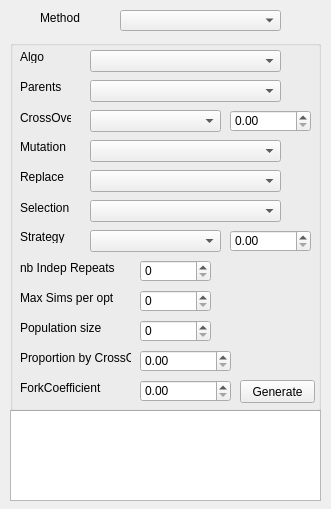
<?xml version="1.0" encoding="UTF-8"?>
<ui version="4.0">
 <class>optSelect</class>
 <widget class="QWidget" name="optSelect">
  <property name="geometry">
   <rect>
    <x>0</x>
    <y>0</y>
    <width>331</width>
    <height>509</height>
   </rect>
  </property>
  <property name="windowTitle">
   <string>Form</string>
  </property>
  <widget class="QComboBox" name="comboBoxOptimizer">
   <property name="geometry">
    <rect>
     <x>120</x>
     <y>10</y>
     <width>161</width>
     <height>21</height>
    </rect>
   </property>
  </widget>
  <widget class="QLabel" name="label">
   <property name="geometry">
    <rect>
     <x>40</x>
     <y>10</y>
     <width>61</width>
     <height>16</height>
    </rect>
   </property>
   <property name="text">
    <string>Method</string>
   </property>
  </widget>
  <widget class="QPlainTextEdit" name="plainTextEdit">
   <property name="geometry">
    <rect>
     <x>10</x>
     <y>410</y>
     <width>311</width>
     <height>91</height>
    </rect>
   </property>
  </widget>
  <widget class="QGroupBox" name="groupBox">
   <property name="geometry">
    <rect>
     <x>10</x>
     <y>40</y>
     <width>311</width>
     <height>371</height>
    </rect>
   </property>
   <property name="title">
    <string/>
   </property>
   <widget class="QDoubleSpinBox" name="doubleSpinBoxParamCrossOver">
    <property name="geometry">
     <rect>
      <x>220</x>
      <y>70</y>
      <width>81</width>
      <height>22</height>
     </rect>
    </property>
   </widget>
   <widget class="QComboBox" name="comboBox6Selection">
    <property name="geometry">
     <rect>
      <x>80</x>
      <y>160</y>
      <width>191</width>
      <height>22</height>
     </rect>
    </property>
   </widget>
   <widget class="QComboBox" name="comboBox1Algo">
    <property name="geometry">
     <rect>
      <x>80</x>
      <y>10</y>
      <width>191</width>
      <height>22</height>
     </rect>
    </property>
   </widget>
   <widget class="QComboBox" name="comboBox5Replace">
    <property name="geometry">
     <rect>
      <x>80</x>
      <y>130</y>
      <width>191</width>
      <height>22</height>
     </rect>
    </property>
   </widget>
   <widget class="QComboBox" name="comboBox4Mutation">
    <property name="geometry">
     <rect>
      <x>80</x>
      <y>100</y>
      <width>191</width>
      <height>22</height>
     </rect>
    </property>
   </widget>
   <widget class="QComboBox" name="comboBox3CrossOver">
    <property name="geometry">
     <rect>
      <x>80</x>
      <y>70</y>
      <width>131</width>
      <height>22</height>
     </rect>
    </property>
   </widget>
   <widget class="QComboBox" name="comboBox2Parents">
    <property name="geometry">
     <rect>
      <x>80</x>
      <y>40</y>
      <width>191</width>
      <height>22</height>
     </rect>
    </property>
   </widget>
   <widget class="QLabel" name="label_2">
    <property name="geometry">
     <rect>
      <x>10</x>
      <y>10</y>
      <width>46</width>
      <height>13</height>
     </rect>
    </property>
    <property name="text">
     <string>Algo</string>
    </property>
   </widget>
   <widget class="QLabel" name="label_3">
    <property name="geometry">
     <rect>
      <x>10</x>
      <y>40</y>
      <width>46</width>
      <height>13</height>
     </rect>
    </property>
    <property name="text">
     <string>Parents</string>
    </property>
   </widget>
   <widget class="QLabel" name="label_4">
    <property name="geometry">
     <rect>
      <x>10</x>
      <y>70</y>
      <width>51</width>
      <height>16</height>
     </rect>
    </property>
    <property name="text">
     <string>CrossOver</string>
    </property>
   </widget>
   <widget class="QLabel" name="label_5">
    <property name="geometry">
     <rect>
      <x>10</x>
      <y>100</y>
      <width>46</width>
      <height>13</height>
     </rect>
    </property>
    <property name="text">
     <string>Mutation</string>
    </property>
   </widget>
   <widget class="QLabel" name="label_6">
    <property name="geometry">
     <rect>
      <x>10</x>
      <y>130</y>
      <width>46</width>
      <height>13</height>
     </rect>
    </property>
    <property name="text">
     <string>Replace</string>
    </property>
   </widget>
   <widget class="QLabel" name="label_7">
    <property name="geometry">
     <rect>
      <x>10</x>
      <y>160</y>
      <width>51</width>
      <height>16</height>
     </rect>
    </property>
    <property name="text">
     <string>Selection</string>
    </property>
   </widget>
   <widget class="QLabel" name="label_8">
    <property name="geometry">
     <rect>
      <x>10</x>
      <y>190</y>
      <width>46</width>
      <height>13</height>
     </rect>
    </property>
    <property name="text">
     <string>Strategy</string>
    </property>
   </widget>
   <widget class="QComboBox" name="comboBox7Strategy">
    <property name="geometry">
     <rect>
      <x>80</x>
      <y>190</y>
      <width>131</width>
      <height>22</height>
     </rect>
    </property>
   </widget>
   <widget class="QLabel" name="label_9">
    <property name="geometry">
     <rect>
      <x>10</x>
      <y>220</y>
      <width>101</width>
      <height>16</height>
     </rect>
    </property>
    <property name="text">
     <string>nb Indep Repeats</string>
    </property>
   </widget>
   <widget class="QDoubleSpinBox" name="doubleSpinBoxParamStrategy">
    <property name="geometry">
     <rect>
      <x>220</x>
      <y>190</y>
      <width>81</width>
      <height>22</height>
     </rect>
    </property>
   </widget>
   <widget class="QSpinBox" name="spinBoxNbRepeats">
    <property name="geometry">
     <rect>
      <x>130</x>
      <y>220</y>
      <width>71</width>
      <height>22</height>
     </rect>
    </property>
   </widget>
   <widget class="QSpinBox" name="spinBoxMaxCosts">
    <property name="geometry">
     <rect>
      <x>130</x>
      <y>250</y>
      <width>71</width>
      <height>22</height>
     </rect>
    </property>
   </widget>
   <widget class="QSpinBox" name="spinBoxPopSize">
    <property name="geometry">
     <rect>
      <x>130</x>
      <y>280</y>
      <width>71</width>
      <height>22</height>
     </rect>
    </property>
   </widget>
   <widget class="QDoubleSpinBox" name="doubleSpinBoxPropCrossOver">
    <property name="geometry">
     <rect>
      <x>130</x>
      <y>310</y>
      <width>91</width>
      <height>22</height>
     </rect>
    </property>
   </widget>
   <widget class="QDoubleSpinBox" name="doubleSpinBoxForkCoeff">
    <property name="geometry">
     <rect>
      <x>130</x>
      <y>340</y>
      <width>91</width>
      <height>22</height>
     </rect>
    </property>
   </widget>
   <widget class="QLabel" name="label_10">
    <property name="geometry">
     <rect>
      <x>10</x>
      <y>250</y>
      <width>101</width>
      <height>16</height>
     </rect>
    </property>
    <property name="text">
     <string>Max Sims per opt</string>
    </property>
   </widget>
   <widget class="QLabel" name="label_11">
    <property name="geometry">
     <rect>
      <x>10</x>
      <y>280</y>
      <width>101</width>
      <height>16</height>
     </rect>
    </property>
    <property name="text">
     <string>Population size</string>
    </property>
   </widget>
   <widget class="QLabel" name="label_12">
    <property name="geometry">
     <rect>
      <x>10</x>
      <y>310</y>
      <width>111</width>
      <height>16</height>
     </rect>
    </property>
    <property name="text">
     <string>Proportion by CrossOv</string>
    </property>
   </widget>
   <widget class="QLabel" name="label_13">
    <property name="geometry">
     <rect>
      <x>10</x>
      <y>340</y>
      <width>111</width>
      <height>16</height>
     </rect>
    </property>
    <property name="text">
     <string>ForkCoefficient</string>
    </property>
   </widget>
   <widget class="QPushButton" name="pushButtonGenerate">
    <property name="geometry">
     <rect>
      <x>230</x>
      <y>340</y>
      <width>75</width>
      <height>23</height>
     </rect>
    </property>
    <property name="text">
     <string>Generate</string>
    </property>
   </widget>
  </widget>
 </widget>
 <resources/>
 <connections/>
</ui>
